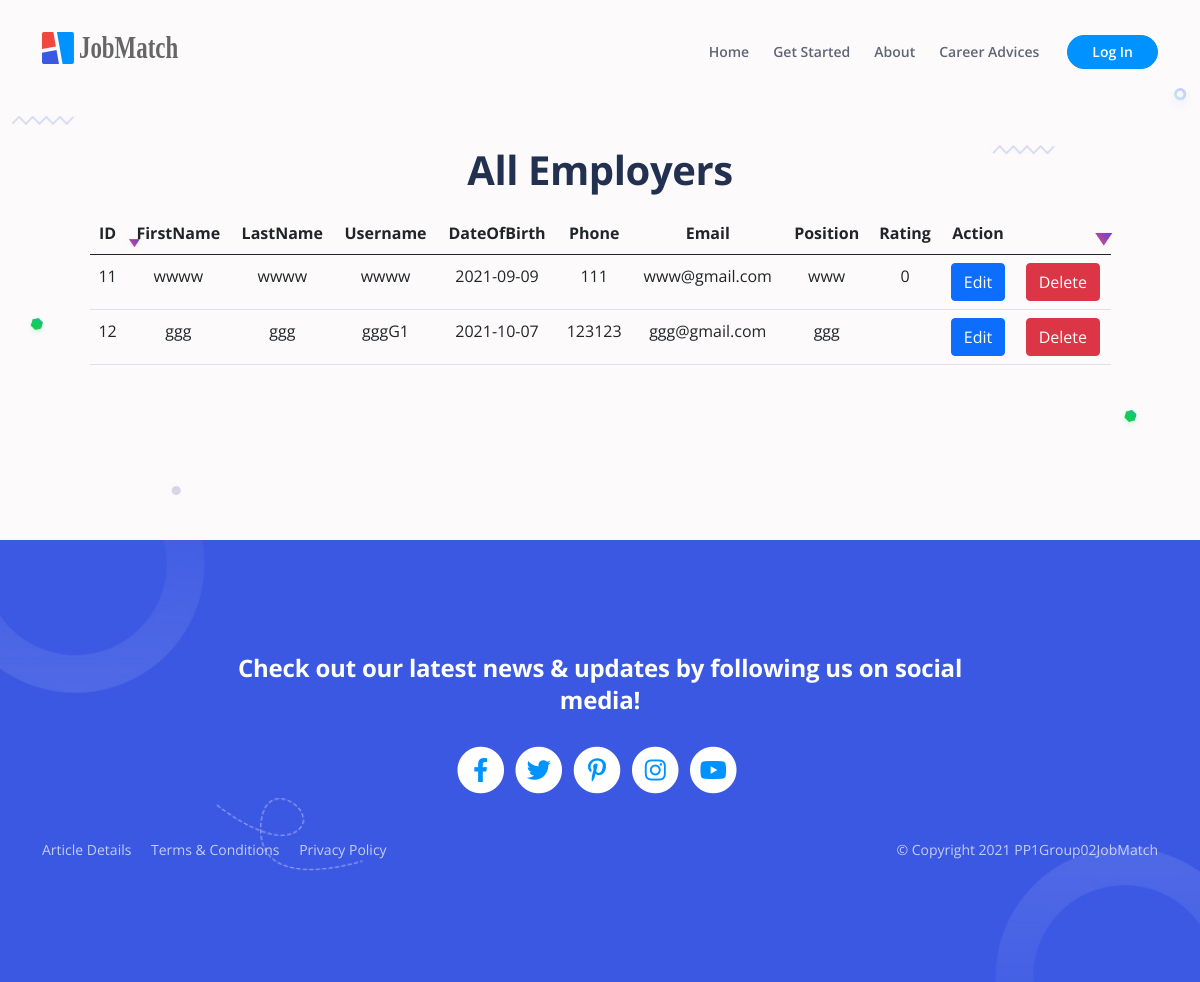
Before: /view/employer_list.php with the older database file.
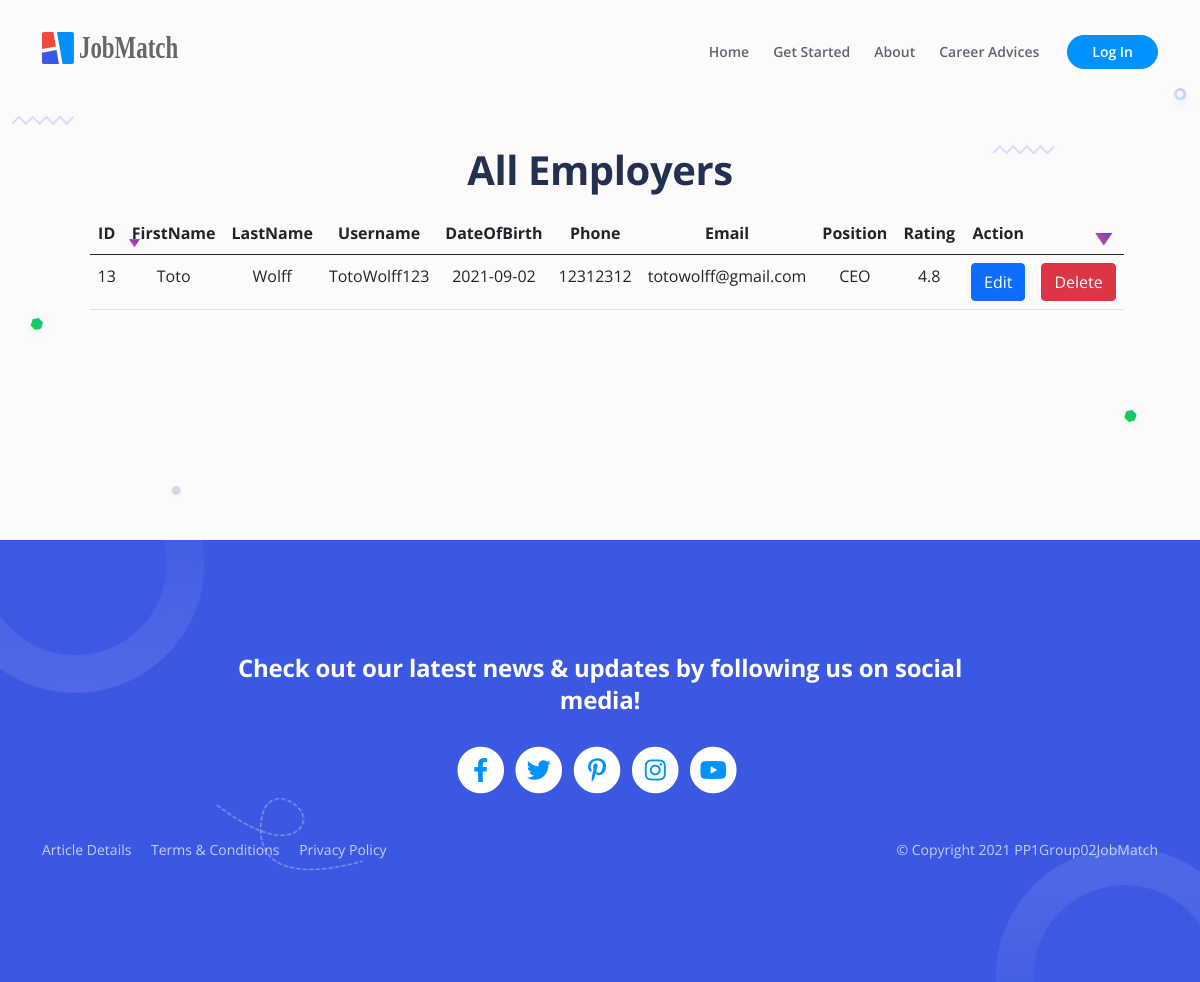
After: the same page with the newer database file.
### tables this page shows
CREATE TABLE `employer` (
  `id` int(11) NOT NULL,
  `firstName` text NOT NULL,
  `lastName` text NOT NULL,
  `username` text NOT NULL,
  `password` text NOT NULL,
  `dateOfBirth` date NOT NULL,
  `phone` text NOT NULL,
  `email` text NOT NULL,
  `position` text NOT NULL,
  `rating` double(2,1) DEFAULT NULL,
  `image` mediumblob DEFAULT NULL
);

### controller/admin_controller.php (called while the page is built, shortened)
<?php
class AdminController {
	public function getAllEmployer(){
        require_once '../model/admin_model.php';
        include '../model/db_connection.php';
        $adminModel = new AdminModel();
        return $adminModel->getAllEmployer($db);
	}
}

### model/admin_model.php (called while the page is built, shortened)
<?php
class AdminModel {
	public function getAllEmployer($db) {
		require_once '../model/user_object.php';
		$allEmployers = array();
		$query = "SELECT * FROM employer ORDER BY id";
		$result = $db->query($query);
		$numResults = $result->num_rows;
		for ($i = 0; $i < $numResults; $i++) {
			$row = $result->fetch_assoc();
			$allEmployers[$i] = new Employer($row['id'], $row['firstName'], $row['lastName'], $row['username'], $row['password'], $row['dateOfBirth'], $row['phone'], $row['email'], $row['position'], $row['rating'], $row['image']);
		}
		return $allEmployers;
	}
}
?>

### model/user_object.php (called while the page is built, shortened)
<?php
class Employer {
    public function __construct($id, $firstName, $lastName, $username, $password, $dob, $phone, $email, $position, $rating, $image) {
        $this->id = $id;
        $this->firstName = $firstName;
        $this->lastName = $lastName;
        $this->username = $username;
        $this->dob = $dob;
        $this->phone = $phone;
        $this->email = $email;
        $this->position = $position;
        $this->rating = $rating;
    }
}
?>

### view/employer_list.php (the view, shortened to what the changed rows need)
<!DOCTYPE html>
<html lang="en">
<head>
    <?php
        require_once("component/header.php");
    ?>
</head>
<body data-bs-spy="scroll" data-bs-target="#navbarExample" class="text-center">
    <header id="ex-header" class="ex-header">
        <div class="container">
            <div class="row justify-content-md-center">
                <div class="col-xl-11 mb-2">
                    <h1>All Employers</h1>
                </div>
                <div class="col-xl-11 mb-5" style="min-height: 200px;">
                <?php
                    require_once '../controller/admin_controller.php';
                    $ac = new AdminController();
                    $allEmployers = $ac->getAllEmployer();
                    if (count($allEmployers) < 1) {
                            echo "<h3>No result found yet.</h3> <small>To add a user, click on the Add New User button</small>";
                    } else {
                            echo "<table class='table'>";
                            echo "      <thead>";
                            echo "        <tr>";
                            echo "            <th scope='col'>ID</th>";
                            echo "            <th scope='col'>FirstName</th>";
                            echo "            <th scope='col'>LastName</th>";
                            echo "            <th scope='col'>Username</th>";
                            echo "            <th scope='col'>DateOfBirth</th>";
                            echo "            <th scope='col'>Phone</th>";
                            echo "            <th scope='col'>Email</th>";
                            echo "            <th scope='col'>Position</th>";
                            echo "            <th scope='col'>Rating</th>";
                            echo "            <th scope='col'>Action</th>";
                            echo "            <th scope='col'></th>";
                            echo "        </tr>";
                            echo "      </thead>";
                            echo "      <tbody>";
                        foreach ($allEmployers as $employer) {
                            echo "        <tr>";
                            echo "          <td scope=\"row\">$employer->id</td>";
                            echo "          <td scope=\"row\">$employer->firstName</td>";
                            echo "          <td scope=\"row\">$employer->lastName</td>";
                            echo "          <td scope=\"row\">$employer->username</td>";
                            echo "          <td scope=\"row\">$employer->dob</td>";
                            echo "          <td scope=\"row\">$employer->phone</td>";
                            echo "          <td scope=\"row\">$employer->email</td>";
                            echo "          <td scope=\"row\">$employer->position</td>";
                            echo "          <td scope=\"row\">$employer->rating</td>";
                            createEditButton("id", $employer->id, "Edit", "edit_emp.php");
                            createDeleteButton("username", $employer->username, "Delete");
                            echo "        </tr>";
                        }
                            echo "      </tbody>";
                            echo "</table>";
                    }
                    function createEditButton($hiddenName, $hiddenValue, $buttonText, $actionPage){
                        echo "<td>";
                        echo "<form action=$actionPage method=\"GET\">";
                        echo "<button type=\"submit\" class=\"btn btn-primary\">$buttonText</button>";
                        echo "</form>";
                        echo "</td>";
                    }
                    function createDeleteButton($hiddenName, $employer, $buttonText){
                        echo "<td>";
                        echo "<form method=\"POST\">";
                        echo "<button name=\"delete\" type=\"submit\" class=\"btn btn-danger\" onclick=\"return confirm('Are you sure you want to delete $employer ?')\" >$buttonText</button>";
                        echo "</form>";
                        echo "</td>";
                    }
                    ?>
                </div>
            </div>
        </div>
    </header>
</body>
</html>

Changed rows visible on the page:
removed employer: id "11", firstName "wwww", lastName "wwww", username "wwww", dateOfBirth "2021-09-09", phone "111", email "www@gmail.com", position "www", rating "0"
removed employer: id "12", firstName "ggg", lastName "ggg", username "gggG1", dateOfBirth "2021-10-07", phone "123123", email "ggg@gmail.com", position "ggg"
added employer: id "13", firstName "Toto", lastName "Wolff", username "TotoWolff123", dateOfBirth "2021-09-02", phone "12312312", email "totowolff@gmail.com", position "CEO", rating "4.8"
